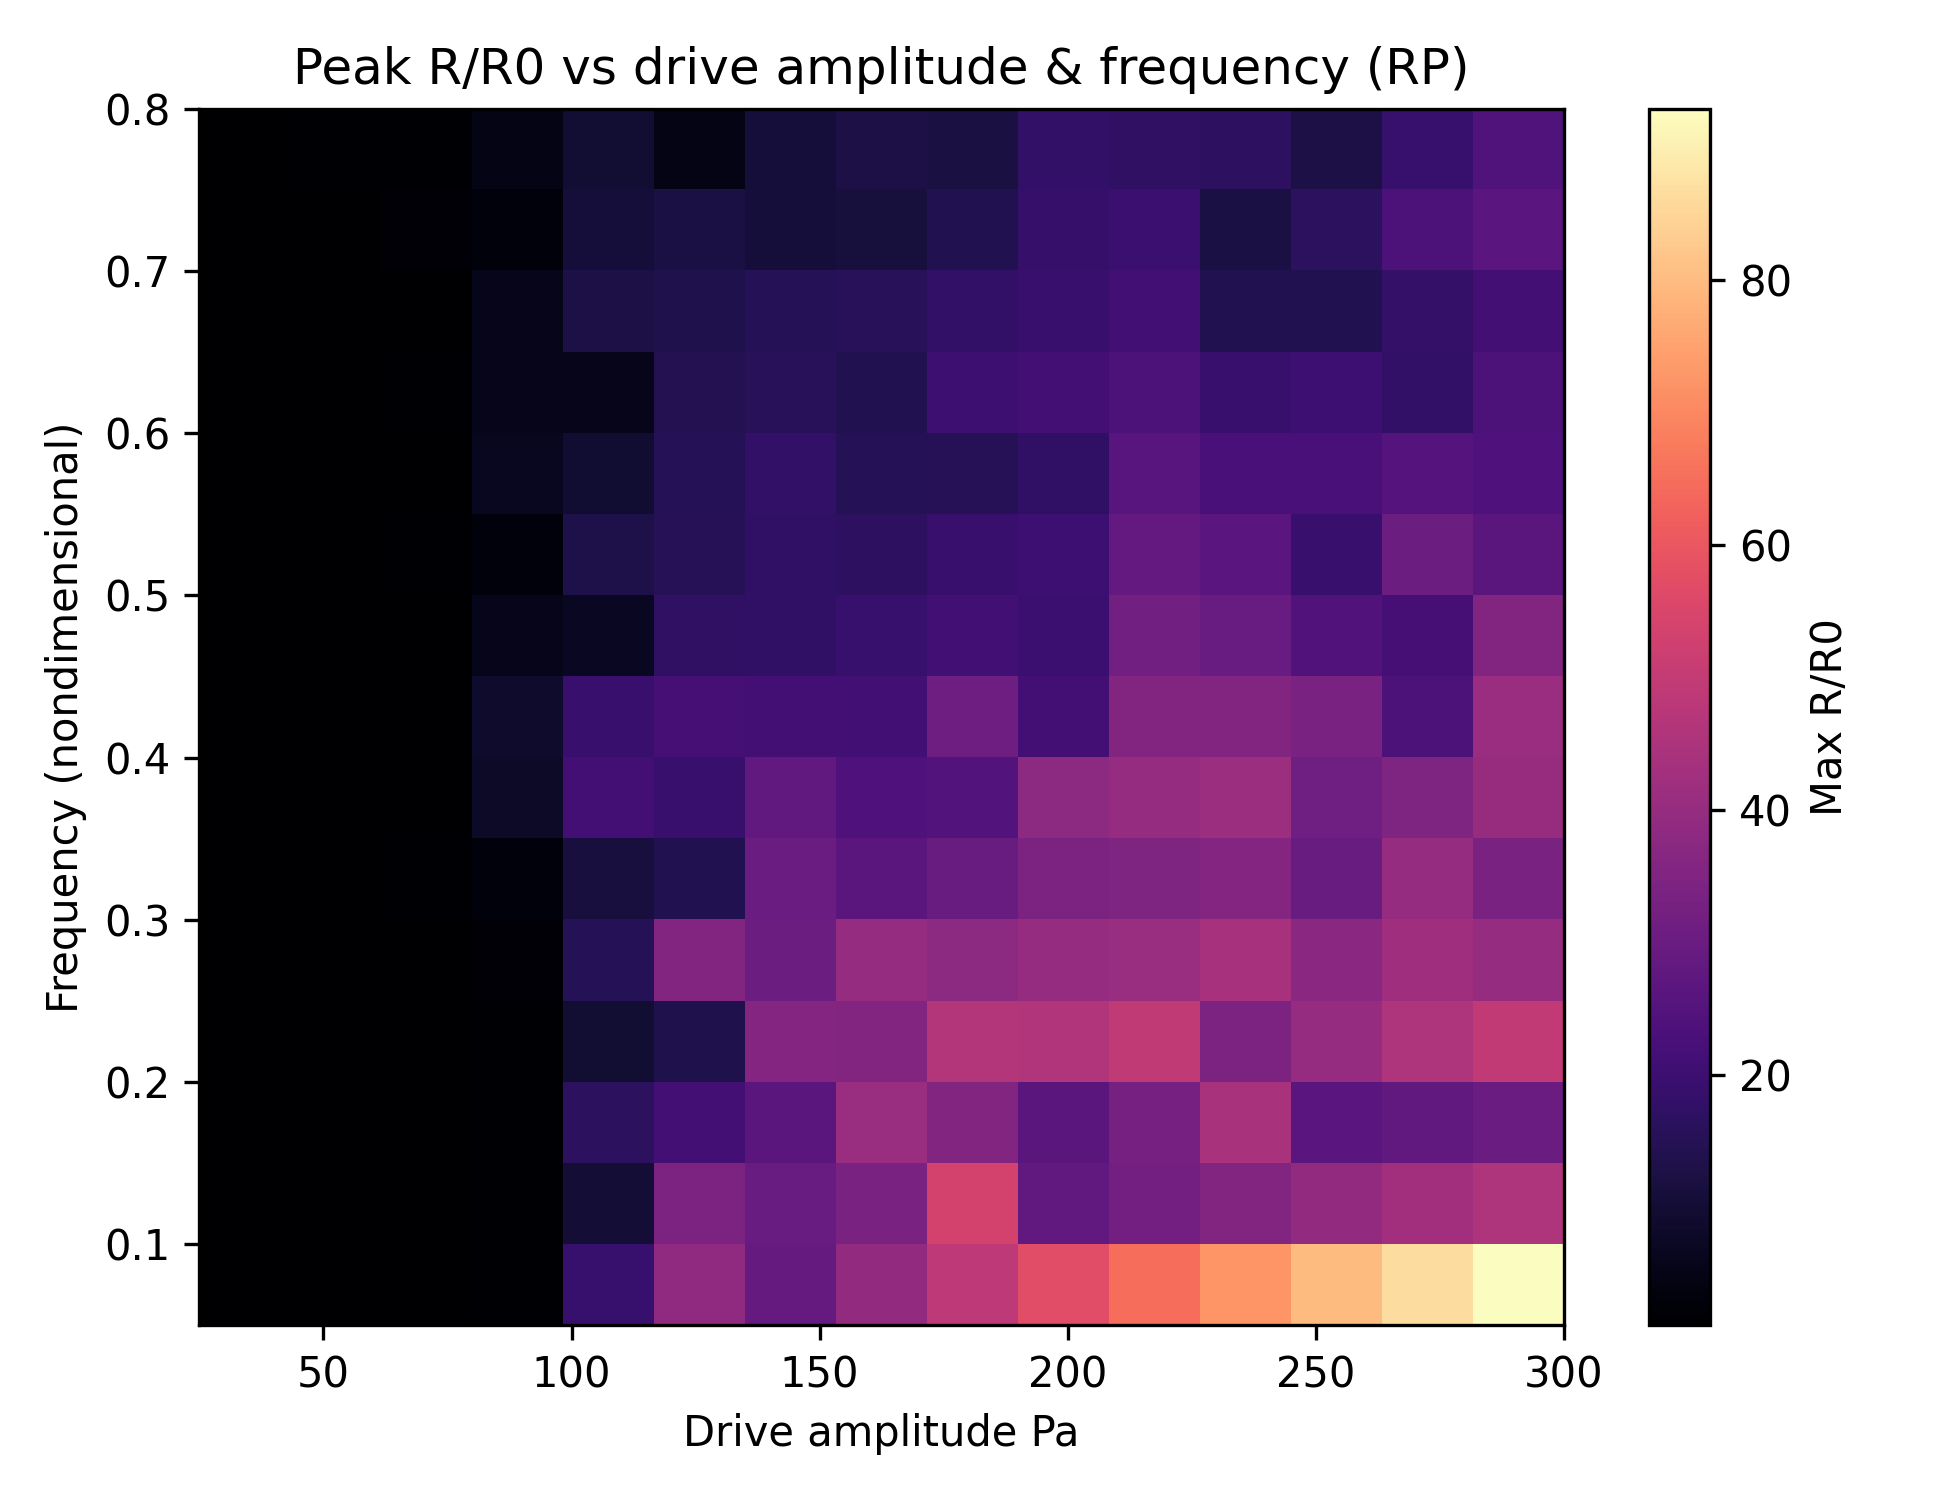

The Python source for this figure:
import numpy as np
import matplotlib.pyplot as plt
from scipy.integrate import solve_ivp

# Pressure–frequency sweep for RP with sinusoidal forcing

rho = 1.0
R0 = 1.0
p_g0 = 100.0
kappa = 1.4
p0 = 100.0          # ambient around equilibrium bubble
mu = 0.0
sigma = 0.0

Pa_vals = np.linspace(25, 300, 15)      # drive amplitude sweep
f_vals = np.linspace(0.05, 0.8, 15)     # drive frequency sweep (nondimensional)


def p_bubble(R):
    R = max(R, 1e-8)
    return p_g0 * (R0 / R) ** (3 * kappa)


def rp_rhs(t, y, Pa, omega):
    R, Rdot = y
    R = max(R, 1e-8)
    p_inf = p0 + Pa * np.sin(omega * t)
    delta_p = p_bubble(R) - p_inf
    visc = 4 * mu * Rdot / R
    surf = 2 * sigma / R
    Rddot = (delta_p - visc - surf) / (rho * R) - 1.5 * (Rdot ** 2) / R
    return [Rdot, Rddot]


def run_case(Pa, f):
    omega = 2 * np.pi * f
    periods = 8
    t_end = periods / f
    t_eval = np.linspace(0, t_end, 2000)
    y0 = [R0, 0.0]
    sol = solve_ivp(lambda t, y: rp_rhs(t, y, Pa, omega),
                    (0, t_end), y0, t_eval=t_eval, rtol=1e-8, atol=1e-11)
    max_R = sol.y[0].max()
    return max_R / R0


heat = np.zeros((len(f_vals), len(Pa_vals)))
for i, f in enumerate(f_vals):
    for j, Pa in enumerate(Pa_vals):
        heat[i, j] = run_case(Pa, f)

# Plot heatmap of peak radius
plt.figure(figsize=(6.5, 5))
extent = [Pa_vals[0], Pa_vals[-1], f_vals[0], f_vals[-1]]
im = plt.imshow(heat, origin="lower", aspect="auto", extent=extent, cmap="magma")
plt.xlabel("Drive amplitude Pa")
plt.ylabel("Frequency (nondimensional)")
plt.title("Peak R/R0 vs drive amplitude & frequency (RP)")
plt.colorbar(im, label="Max R/R0")
plt.tight_layout()
plt.savefig("study_pressure_frequency.png", dpi=300)
plt.show()
